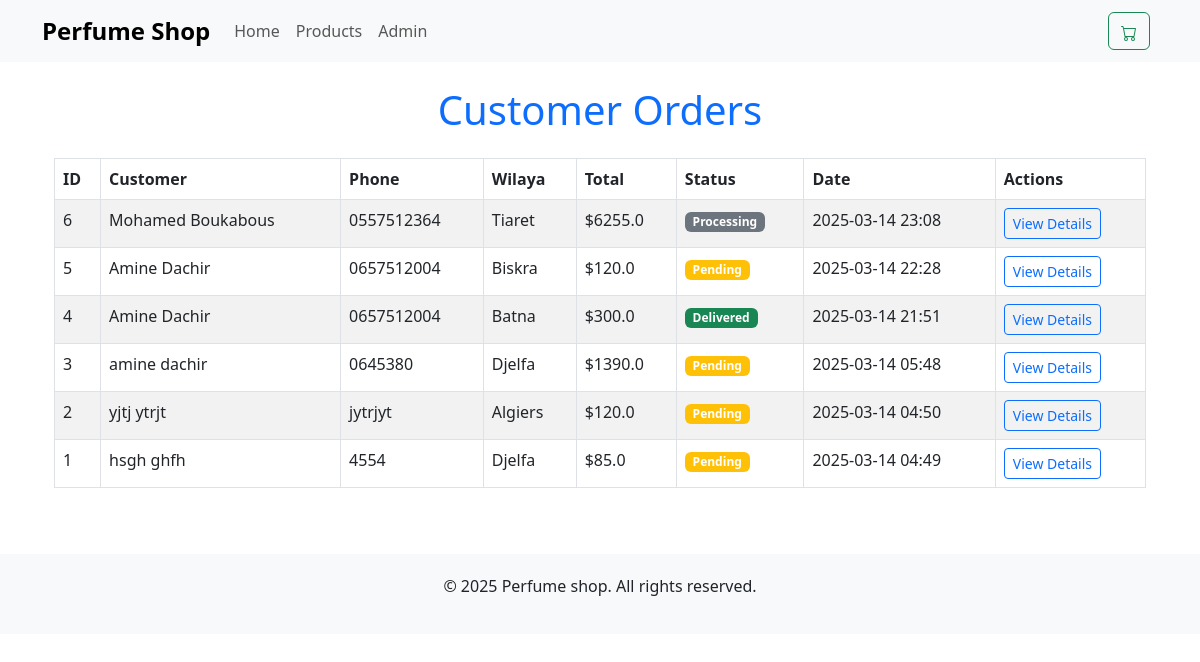
Before: /admin/orders (signed in) with the older database file.
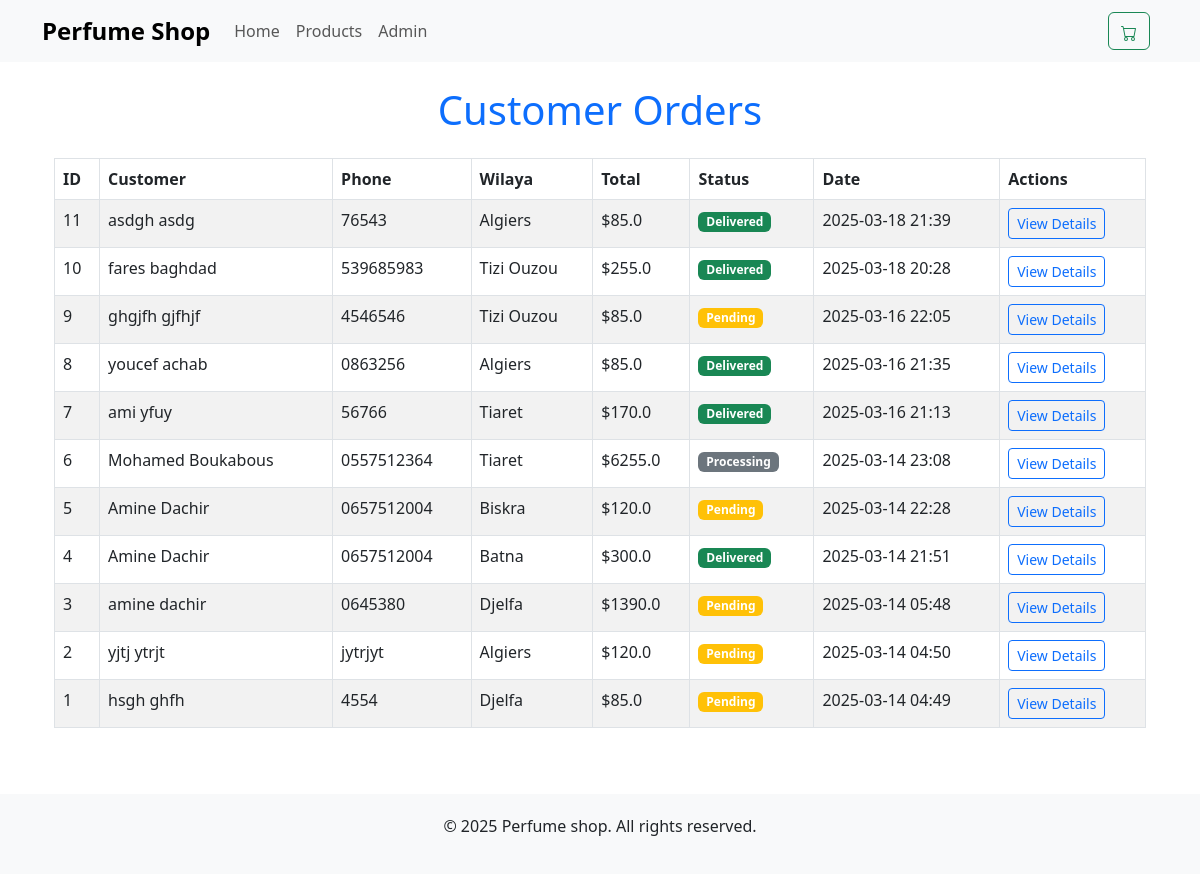
After: the same page with the newer database file.
### app.py (models this page shows)
class Order(db.Model):
    id = db.Column(db.Integer, primary_key=True)
    first_name = db.Column(db.String(50), nullable=False)
    last_name = db.Column(db.String(50), nullable=False)
    phone_number = db.Column(db.String(20), nullable=False)
    wilaya = db.Column(db.String(50), nullable=False)
    status = db.Column(db.String(20), default="Pending")
    total_amount = db.Column(db.Float, nullable=False)
    created_at = db.Column(db.DateTime, default=datetime.utcnow)

### app.py (the view)
@app.route('/admin/orders')
def admin_orders():
    if not session.get('admin_logged_in'):
        flash('Please login first', 'warning')
        return redirect(url_for('admin_login'))
    orders = Order.query.order_by(Order.created_at.desc()).all()
    return render_template('admin_orders.html', orders=orders)

### app.py (called while the page is built)
@app.context_processor
def inject_cart_count():
    def get_cart_count():
        cart = session.get('cart', {})
        return sum(item['quantity'] for item in cart.values())
    return dict(get_cart_count=get_cart_count)

### templates/admin_orders.html (shortened to what this page needs)
{% extends "base.html" %}
{% block content %}
<div class="container mt-4">
    <h1 class="mb-4 text-center text-primary">Customer Orders</h1>
    {% if orders %}
        <div class="table-responsive">
            <table class="table table-striped table-bordered">
                <thead>
                    <tr>
                        <th>ID</th>
                        <th>Customer</th>
                        <th>Phone</th>
                        <th>Wilaya</th>
                        <th>Total</th>
                        <th>Status</th>
                        <th>Date</th>
                        <th>Actions</th>
                    </tr>
                </thead>
                <tbody>
                    {% for order in orders %}
                    <tr>
                        <td>{{ order.id }}</td>
                        <td>{{ order.first_name }} {{ order.last_name }}</td>
                        <td>{{ order.phone_number }}</td>
                        <td>{{ order.wilaya }}</td>
                        <td>${{ order.total_amount }}</td>
                        <td>
                            <span class="badge bg-{% if order.status == 'Pending' %}warning{% elif order.status == 'Shipped' %}info{% elif order.status == 'Delivered' %}success{% else %}secondary{% endif %}">
                                {{ order.status }}
                            </span>
                        </td>
                        <td>{{ order.created_at.strftime('%Y-%m-%d %H:%M') }}</td>
                        <td>
                            <a href="{{ url_for('admin_order_detail', order_id=order.id) }}" class="btn btn-outline-primary btn-sm">
                                View Details
                            </a>
                        </td>
                    </tr>
                    {% endfor %}
                </tbody>
            </table>
        </div>
    {% else %}
        <div class="alert alert-info">No orders have been placed yet.</div>
    {% endif %}
</div>
{% endblock %}

### templates/base.html (shortened to what this page needs)
<!DOCTYPE html>
<html lang="en">
<head>
    <link rel="stylesheet" href="https://cdn.jsdelivr.net/npm/bootstrap@5.3.0/dist/css/bootstrap.min.css">
</head>
<body>
<nav class="navbar navbar-expand-lg navbar-light bg-light">
    <div class="container">
        <a class="navbar-brand" href="{{ url_for('home') }}">Perfume Shop</a>
        <div class="collapse navbar-collapse" id="navbarNav">
            <ul class="navbar-nav me-auto">
                <li class="nav-item">
                    <a class="nav-link" href="{{ url_for('home') }}">Home</a>
                </li>
                <li class="nav-item">
                    <a class="nav-link" href="{{ url_for('products') }}">Products</a>
                </li>
                <li class="nav-item">
                    <a class="nav-link" href="{{ url_for('admin_login') }}">Admin</a>
                </li>
            </ul>
            <div class="d-flex align-items-center">
                <a href="{{ url_for('view_cart') }}" class="btn btn-outline-success position-relative me-2">
                </a>
            </div>
        </div>
    </div>
</nav>
    <div class="container mt-4">
        {% block content %}{% endblock %}
    </div>
    <footer class="text-center">
        <div class="container">
            <p>&copy; 2025 Perfume shop. All rights reserved.</p>
        </div>
    </footer>
</body>
</html>

### templates/base.html (style rules this page uses)
.navbar-brand { font-weight: bold; font-size: 1.5rem; }
footer { margin-top: 50px; padding: 20px 0; background-color: #f8f9fa; }

Changed rows visible on the page:
added Order: id "11", first_name "asdgh", last_name "asdg", phone_number "76543", wilaya "Algiers", total_amount "85.0", status "Delivered", created_at "2025-03-18 21:39"
added Order: id "10", first_name "fares", last_name "baghdad", phone_number "539685983", wilaya "Tizi Ouzou", total_amount "255.0", status "Delivered", created_at "2025-03-18 20:28"
added Order: id "9", first_name "ghgjfh", last_name "gjfhjf", phone_number "4546546", wilaya "Tizi Ouzou", total_amount "85.0", status "Pending", created_at "2025-03-16 22:05"
added Order: id "8", first_name "youcef", last_name "achab", phone_number "0863256", wilaya "Algiers", total_amount "85.0", status "Delivered", created_at "2025-03-16 21:35"
added Order: id "7", first_name "ami", last_name "yfuy", phone_number "56766", wilaya "Tiaret", total_amount "170.0", status "Delivered", created_at "2025-03-16 21:13"
